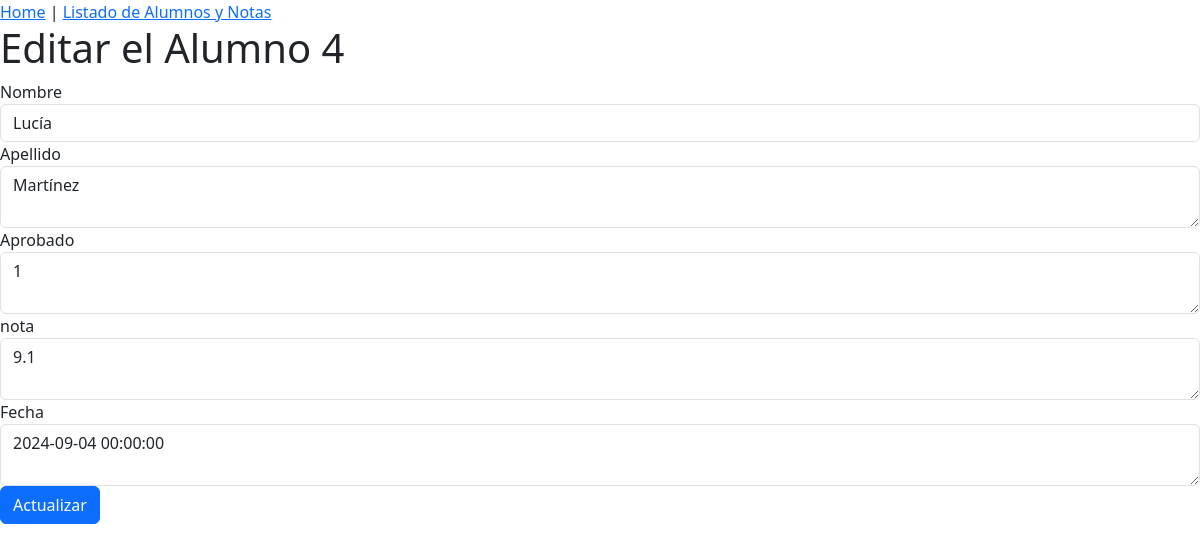
/post/edit/4, run on the app's committed database.
### tables this page shows
CREATE TABLE alumnos (
    id INTEGER PRIMARY KEY AUTOINCREMENT,
    nombre TEXT NOT NULL,
    apellido TEXT NOT NULL,
    aprobado BOOLEAN NOT NULL,
    nota REAL NOT NULL,
    fecha TIMESTAMP NOT NULL
);

### app.py (the view)
@app.route('/post/edit/<int:post_id>', methods=['GET', 'POST'])
def edit_one_post(post_id):
    conn = get_db_connection()
    post = conn.execute('SELECT * FROM alumnos WHERE id = ?', (post_id,)).fetchone()
    conn.close()
    if request.method == 'POST':
        nombre = request.form['nombre']
        apellido = request.form['apellido']
        aprobado = request.form['aprobado']
        nota = request.form['nota']
        fecha = request.form['fecha']
        mensaje = ""
        if (nombre.strip() == ""):
            context = {'post_error':post_id, 'newTitle' : nombre, 'newContent' : apellido, "mensaje": "Ingrese nombre"}
            return render_template(template_name_or_list="post/edit.html", **context)
        elif  (apellido.strip() == ""):
            context = {'post_error':post_id, 'newTitle' : nombre, 'newContent' : apellido, "mensaje": "Ingrese apellido"}
            return render_template(template_name_or_list="post/edit.html", **context)
        else:
            conn = get_db_connection()
            conn.execute('UPDATE alumnos SET nombre = ?, apellido = ?, aprobado = ?, nota = ?, fecha = ? WHERE id = ?', (nombre, apellido, aprobado,nota, fecha, post_id))
            conn.commit()
            conn.close()
            return redirect(url_for('get_all_post'))
    elif request.method == 'GET':
        return render_template(template_name_or_list="post/edit.html", post=post)

### db.py (called while the page is built)
def get_db_connection():
    conn = sqlite3.connect('alumnos.db')
    conn.row_factory = sqlite3.Row
    return conn

### templates/post/edit.html (shortened to what this page needs)
{% extends 'base.html' %}
{% block content %}
{% if mensaje %}
<h1>Editar el Alumno {{ post_error }}</h1>
{% else %}
<h1>Editar el Alumno {{ post['id'] }}</h1>
{% endif %}
<form method="post">
    <div class="form-group">
        <label for="title">Nombre</label>
        {% if mensaje %}
        <input type="text" id="title" name="title"
        placeholder="Post title" class="form-control"
        value="{{ newTitle }}">
        {% else %}
        <input type="text" id="title" name="title"
        placeholder="Post title" class="form-control"
        value="{{ post['nombre'] }}">
        {% endif %}
    </div>
    <div class="form-group">
        <label for="content">Apellido</label>
        {% if mensaje %}
        <textarea id="content" name="content"
                  placeholder="Post content" class="form-control">{{ newContent }}</textarea>
        {% else %}
        <textarea id="content" name="content"
                  placeholder="Post content" class="form-control">{{ post['apellido'] }}</textarea>
        {% endif %}
    </div>
    <div class="form-group">
        <label for="content">Aprobado</label>
        <textarea id="content" name="content"
                  placeholder="Post content" class="form-control">{{ post['aprobado'] }}</textarea>
    </div>
    <div class="form-group">
        <label for="content">nota</label>
        <textarea id="content" name="content"
                  placeholder="Post content" class="form-control">{{ post['nota'] }}</textarea>
    </div>
    <div class="form-group">
        <label for="content">Fecha</label>
        <textarea id="content" name="content"
                  placeholder="Post content" class="form-control">{{ post['fecha'] }}</textarea>
    </div>
    <div class="form-group">
        <button type="submit" class="btn btn-primary">Actualizar</button>
    </div>
</form>
{% endblock %}

### data on the page
alumnos: id "4", title "Lucía", content "Martínez", content "1", content "9.1", content "2024-09-04 00:00:00"
